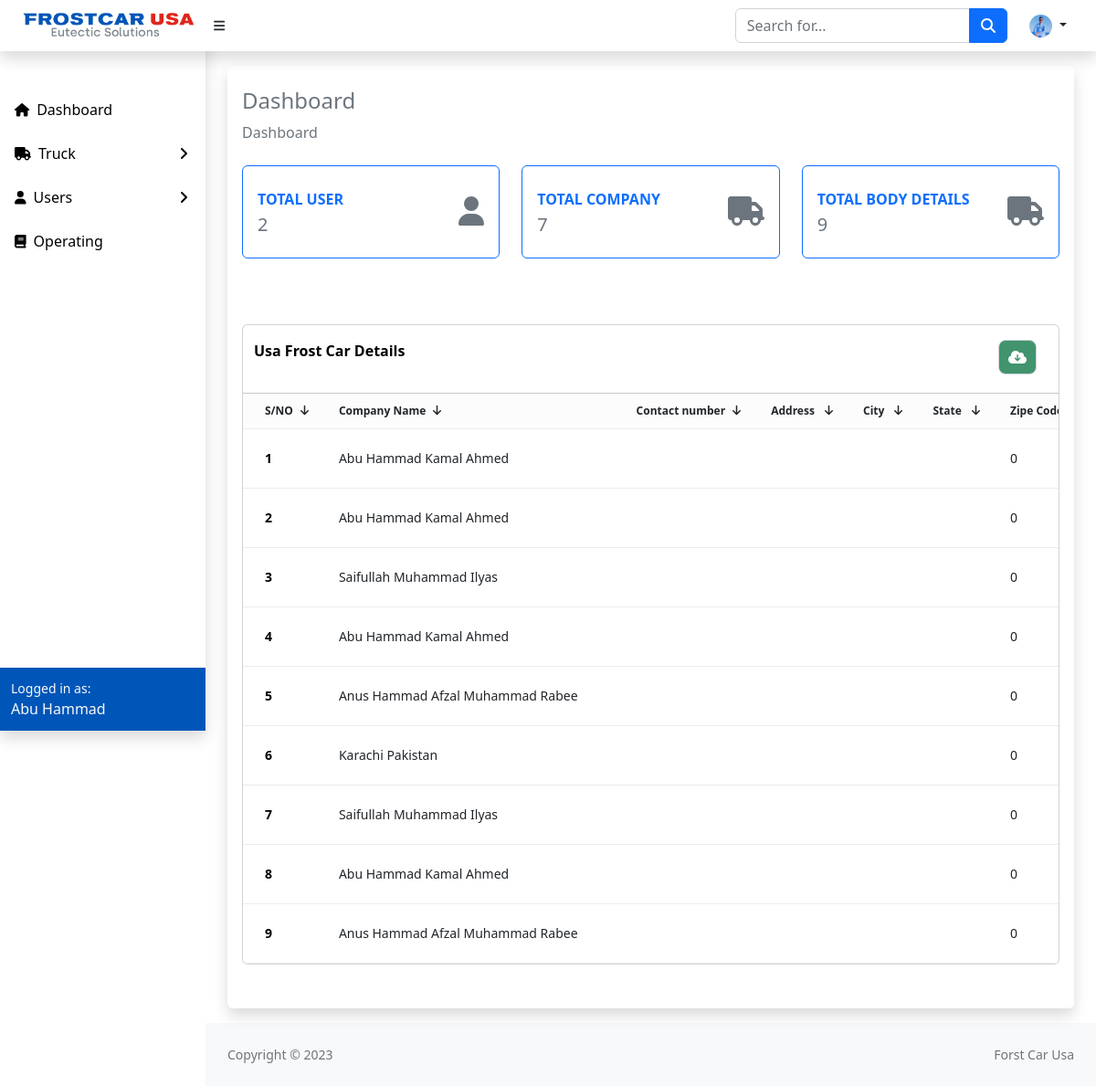
The app's page /index.php (signed in) with its own data.
### tables this page shows
CREATE TABLE `unit_details` (
  `id` int(11) NOT NULL,
  `year` date NOT NULL,
  `company_name` varchar(255) NOT NULL,
  `make` varchar(255) NOT NULL,
  `model` varchar(255) NOT NULL,
  `wheelbase` varchar(255) NOT NULL,
  `vin` varchar(255) NOT NULL,
  `contact_Name` varchar(255) NOT NULL,
  `contact_Num` varchar(255) NOT NULL,
  `fc_Unit_Cost` varchar(255) NOT NULL,
  `fc_Body` varchar(255) NOT NULL,
  `body_Weight` varchar(255) NOT NULL,
  `fc_Model` varchar(255) NOT NULL,
  `exterior_Dimension` varchar(255) NOT NULL,
  `compressor` varchar(255) NOT NULL,
  `comp_Serial` varchar(255) NOT NULL,
  `voltage` varchar(255) NOT NULL,
  `sound_Decibel` varchar(255) NOT NULL,
  `current_FLA` varchar(255) NOT NULL,
  `refrigerant` varchar(255) NOT NULL,
  `condenser` varchar(255) NOT NULL,
  `solenoid` varchar(255) NOT NULL,
  `condenser_Fan` varchar(255) NOT NULL,
  `interior_Lights` varchar(255) NOT NULL,
  `control_Panel` varchar(255) NOT NULL,
  `circuit_Breaker` varchar(255) NOT NULL,
  `electric_Contactor` varchar(255) NOT NULL,
  `part` varchar(255) NOT NULL,
  `eutectic_Plate` varchar(255) NOT NULL,
  `expansion_Valve` varchar(255) NOT NULL,
  `recovery_Tank` varchar(255) NOT NULL,
  `pressure_Control` varchar(255) NOT NULL,
  `sight_Glass` varchar(255) NOT NULL,
  `filter_Drier` varchar(255) NOT NULL,
  `thermostat` varchar(255) NOT NULL,
  `misc` varchar(255) NOT NULL,
  `front_S_Image` varchar(255) NOT NULL,
  `back_S_Image` varchar(255) NOT NULL,
  `left_S_Image` varchar(255) NOT NULL,
  `right_S_Image` varchar(255) NOT NULL,
  `air_Curtains` varchar(255) NOT NULL,
  `back_Camera` varchar(255) NOT NULL,
  `body_Graphic_Warp` varchar(255) NOT NULL,
  `add_Unit_Carrier` varchar(255) NOT NULL,
  `hand_Truck_Stand` varchar(255) NOT NULL,
  `other` varchar(255) NOT NULL,
  `added_on` datetime NOT NULL,
  `added_by` varchar(255) NOT NULL,
  `updated_on` datetime NOT NULL,
  `updated_by` varchar(255) NOT NULL
);

CREATE TABLE `importer_details` (
  `importer_id` int(10) NOT NULL,
  `company_name` varchar(255) NOT NULL,
  `company_contact` varchar(50) DEFAULT NULL,
  `company_address` varchar(255) DEFAULT NULL,
  `company_city` varchar(255) DEFAULT NULL,
  `company_state` varchar(255) DEFAULT NULL,
  `company_zipcode` int(10) DEFAULT NULL,
  `company_telephone` varchar(50) DEFAULT NULL,
  `company_email` varchar(50) DEFAULT NULL,
  `company_direct` varchar(255) DEFAULT NULL,
  `company_port_of_entry` varchar(255) DEFAULT NULL,
  `company_vessel_detail` varchar(255) DEFAULT NULL,
  `company_trucking` varchar(255) DEFAULT NULL,
  `company_misc` varchar(255) DEFAULT NULL,
  `total_cost` varchar(255) DEFAULT NULL,
  `custom_frieght` varchar(255) DEFAULT NULL,
  `added_on` datetime DEFAULT NULL,
  `added_by` varchar(255) DEFAULT NULL,
  `updated_on` datetime DEFAULT NULL,
  `updated_by` varchar(255) DEFAULT NULL
);

### function/function.inc.php (called while the page is built, shortened)
<?php
include "./config/config.php";
function validate($input) {
   return $input;
}
function getCount($tableName) {
   global $conn;
   $table = validate($tableName);
   $query = "SELECT * FROM $table";
   $result = mysqli_query($conn, $query);
   $totalCount = mysqli_num_rows($result);
   return $totalCount;
}
?>

### index.php (the view, shortened to what this page needs)
<?php
include './config/config.php';
require './function/function.inc.php';
include "./includes/header.php";
include "./includes/searchbar.php";
include "./includes/navbar.php";
include "./includes/sidebar.php";
?>
<div class="container-fluid px-4">
    <div class="card my-3 px-3 border-0 shadow">
        <h4 class="mt-4 text-muted">Dashboard</h4>
        <ol class="breadcrumb mb-4">
            <li class="breadcrumb-item text-muted">Dashboard</li>
        </ol>
        <div class="row">
            <div class="col-xl-4 col-md-6 mb-4">
                <div class="card border-primary h-100 py-2">
                    <div class="card-body ">
                        <div class="row no-gutters  align-items-center">
                            <div class="col mr-2">
                                <div class="text-xs fw-bolder  text-primary text-uppercase mb-1">
                                    Total User</div>
                                <div class="h5 mb-0 font-weight-bold text-muted"><?php echo getCount('admin_users'); ?></div>
                            </div>
                            <div class="col-auto">
                                <i class="fas fa-user fa-2x text-muted"></i>
                            </div>
                        </div>
                    </div>
                </div>
            </div>
            <div class="col-xl-4 col-md-6 mb-4">
                <div class="card  border-primary h-100 py-2">
                    <div class="card-body ">
                        <div class="row no-gutters  align-items-center">
                            <div class="col mr-2">
                                <div class="text-xs fw-bolder  text-primary text-uppercase mb-1">
                                    Total Company</div>
                                <div class="h5 mb-0 font-weight-bold text-muted"><?php echo getCount('importer_details'); ?></div>
                            </div>
                            <div class="col-auto">
                                <i class="fas fa-truck fa-2x text-muted"></i>
                            </div>
                        </div>
                    </div>
                </div>
            </div>
            <div class="col-xl-4 col-md-6 mb-4">
                <div class="card  border-primary h-100 py-2">
                    <div class="card-body ">
                        <div class="row no-gutters  align-items-center">
                            <div class="col mr-2">
                                <div class="text-xs fw-bolder  text-primary text-uppercase mb-1">
                                    Total Body Details</div>
                                <div class="h5 mb-0 font-weight-bold text-muted"><?php echo getCount('unit_details'); ?></div>
                            </div>
                            <div class="col-auto">
                                <i class="fas fa-truck text-muted fa-2x "></i>
                            </div>
                        </div>
                    </div>
                </div>
            </div>
        </div>
        <div class="row my-5">
            <div class="col-lg-12 ">
                <div class="card">
                    <div class="row">
                        <div class="col-lg-3 col-md-3 text-start py-3 px-4">
                            <p class="font student">Usa Frost Car Details</p>
                        </div>
                        <div class="col-lg-9 col-md-9 py-3 ">
                            <div class="btn-edit-delete1 text-end px-1">
                                <a href="./excel/complete_expro_file.php" id="export">
                                    <span class="fa-solid fa-cloud-arrow-down export export-btn"> </span>
                                </a>
                            </div>
                        </div>
                    </div>
                    <div class="dov">
                        <div class="table-wrapper">
                            <table class="contain-table">
                                <thead>
                                    <tr>
                                        <th>S/NO<i class="fa-solid fa-arrow-down px-2"></i></th>
                                        <th>Company Name<i class="fa-solid fa-arrow-down px-2"></i></th>
                                        <th>Contact number<i class="fa-solid fa-arrow-down px-2"></i></th>
                                        <th>Address <i class="fa-solid fa-arrow-down px-2"></i></th>
                                        <th>City <i class="fa-solid fa-arrow-down px-2"></i></th>
                                        <th>State <i class="fa-solid fa-arrow-down px-2"></i></th>
                                        <th>Zipe Code<i class="fa-solid fa-arrow-down px-2"></i></th>
                                    </tr>
                                </thead>
                                <tbody id="data-table">
                                    <?php
                                    $sql = "SELECT * FROM `unit_details`
                                    INNER JOIN `importer_details` ON unit_details.company_name = importer_details.company_name";
                                    $result = $conn->query($sql);
                                    $no = 1;
                                    if ($result->num_rows > 0) {
                                        while ($item = $result->fetch_assoc()) {
                                    ?>
                                            <tr>
                                                <td class="font"><?= $no++; ?></td>
                                                <td class="searchable"><?= $item['company_name'] ?></td>
                                                <td><?= $item['company_contact'] ?></td>
                                                <td><?= $item['company_address'] ?></td>
                                                <td><?= $item['company_city'] ?></td>
                                                <td><?= $item['company_state'] ?></td>
                                                <td><?= $item['company_zipcode'] ?></td>
                                            </tr>
                                    <?php  }
                                    } else {
                                        echo '
                                <tr>
                                <td colspan="70" class="text-danger">Data not found</td></tr>
                            ';
                                    } ?>
                                </tbody>
                            </table>
                        </div>
                    </div>
                </div>
            </div>
        </div>
    </div>
</div>
<?php
include "./includes/footer.php";
?>

### includes/header.php (shortened to what this page needs)
<!DOCTYPE html>
<html lang="en">
<head>
    <link href="https://cdn.jsdelivr.net/npm/simple-datatables@7.1.2/dist/style.min.css" rel="stylesheet" />
    <link href="css/styles.css" rel="stylesheet" />
    <link rel="stylesheet" href="css/alertify.css" />
    <link rel="stylesheet" href="css/alertifybootstrap.css" />
    <link rel="stylesheet" href="css/main.css">
</head>
<body class="sb-nav-fixed">
    <nav class="sb-topnav navbar navbar-expand navbar-dark bg-white shadow">
        <a class="navbar-brand ps-3" href="index.php"><img width="200px" src="assets/img/forscar_logo.png" alt=""></a>
        <button class="btn text-black btn-link btn-sm order-1 order-lg-0 me-4 me-lg-0" id="sidebarToggle" href="#!"><i class="text-dark fas fa-bars"></i></button>

### includes/searchbar.php
<form class="d-none d-md-inline-block form-inline ms-auto me-0 me-md-3 my-2 my-md-0">
    <div class="input-group">
        <input class="form-control" type="text" id="search" placeholder="Search for..." aria-label="Search for..." aria-describedby="btnNavbarSearch" />
        <button class="btn btn-primary" id="btnNavbarSearch" type="button"><i class="fas fa-search"></i></button>
    </div>
</form>

### includes/navbar.php (shortened to what this page needs)
<?php
global $conn;
?>
<?php
$select = "SELECT * FROM `admin_users` WHERE `user_email` = '{$_SESSION['user_email']}'";
$result = mysqli_query($conn, $select);
while ($row = mysqli_fetch_assoc($result)) {
?>
    <ul class="navbar-nav  ms-auto me-0 me-md-3 my-2 my-md-0   ms-md-0 me-3 me-lg-4">
        <li class="nav-item dropdown">
            <a class="nav-link dropdown-toggle text-dark " id="navbarDropdown" href="#" role="button" data-bs-toggle="dropdown" aria-expanded="false">
                <img class="rounded-circle" height="25" width="25" src="media/user_images/<?php echo $_SESSION['user_image']; ?>" alt="">
            </a>
        </li>
    <?php } ?>
    </ul>
    </nav>

### includes/sidebar.php (shortened to what this page needs)
<div id="layoutSidenav">
    <div id="layoutSidenav_nav">
        <nav class="sb-sidenav accordion sb-sidenav side-bg bg-nav shadow" id="sidenavAccordion">
            <div class="sb-sidenav-menu">
                <div class="nav">
                    <div class="sb-sidenav-menu-heading"></div>
                    <a class="nav-link hover " href="index.php">
                        <div class="sb-nav-link-icon"><i class="fas fa-home"></i></div>
                        Dashboard
                    </a>
                    <a class="nav-link collapsed hover" href="#" data-bs-toggle="collapse" data-bs-target="#collapseLayouts" aria-expanded="false" aria-controls="collapseLayouts">
                        <div class="sb-nav-link-icon "><i class="fa-solid fa-truck"></i></div>
                        Truck
                        <div class="sb-sidenav-collapse-arrow "><i class="fas fa-angle-down"></i></div>
                    </a>
                    <?php
                    if (($_SESSION['user_type']) == "Admin") {
                        echo '
                    <a class="nav-link collapsed hover" href="#" data-bs-toggle="collapse" data-bs-target="#collapseLayouts1" aria-expanded="false" aria-controls="collapseLayouts1">
                        <div class="sb-nav-link-icon "><i class="fa-solid fa-user"></i></div>
                        Users
                        <div class="sb-sidenav-collapse-arrow "><i class="fas fa-angle-down"></i></div>
                    </a>
                    <div class="collapse " id="collapseLayouts1" aria-labelledby="headingOne" data-bs-parent="#sidenavAccordion">
                        <nav class="sb-sidenav-menu-nested nav">
                            <a class="nav-link hover  " href="user.php">User Add</a>
                            <a class="nav-link hover " href="uservewi.php">User View</a>
                        </nav>
                    </div>
                    ';
                    } ?>
                    <a class="nav-link hover " href="operatin.php">
                        <div class="sb-nav-link-icon"><i class="fas fa-book"></i></div>
                        Operating
                    </a>
                </div>
            </div>
            <div class="sb-sidenav-footer  bg-side-foter text-light">
                <div class="small">Logged in as:</div>
                <?php echo $_SESSION['user_fullname']; ?>
            </div>
        </nav>
    </div>
    <div id="layoutSidenav_content">
        <main>

### includes/footer.php (shortened to what this page needs)
</main>
<footer class="py-4 bg-light mt-auto">
    <div class="container-fluid px-4">
        <div class="d-flex align-items-center justify-content-between small">
            <div class="text-muted">Copyright &copy; 2023 </div>
            <div>
                <div class="text-muted">Forst Car Usa</div>
            </div>
        </div>
    </div>
</footer>
</div>
</div>
</body>
</html>

### css/main.css (style rules this page uses)
.hover { text-decoration: none; list-style: none; color: black; }
.font { font-weight: bold; color: black; }
.export { margin-right: 20px; }
.export-btn { background: #41946D; border: 1px solid #D0D5DD; border-radius: 8px; padding: 10px; color: white; }
table th { position: sticky; top: 0px; background: #FCFCFD; border-bottom: 1px solid #EAECF0; padding-top: 10px; padding-bottom: 10px; font-size: 12px; padding-left: 24px; }
table td { padding-right: 40px; padding-top: 7px; padding-bottom: 7px; padding-left: 24px; font-weight: 400; font-size: 14px; }
table tr { border-bottom: 1px solid #EAECF0; }
.table-wrapper { max-height: 88vh; overflow-y: auto scroll; max-width: 100%; overflow-x: scroll; text-align: start; padding-right: 24px; }
table { min-width: max-content; }
.bg-nav { background-color: white; }
.bg-side-foter { background-color: #0055B8; }

### records on screen
unit_details: importer_details.company_name "Abu Hammad Kamal Ahmed", importer_details.company_zipcode "0"
unit_details: importer_details.company_name "Abu Hammad Kamal Ahmed", importer_details.company_zipcode "0"
unit_details: importer_details.company_name "Saifullah Muhammad Ilyas", importer_details.company_zipcode "0"
unit_details: importer_details.company_name "Abu Hammad Kamal Ahmed", importer_details.company_zipcode "0"
unit_details: importer_details.company_name "Anus Hammad Afzal Muhammad Rabee", importer_details.company_zipcode "0"
unit_details: importer_details.company_name "Karachi Pakistan", importer_details.company_zipcode "0"
unit_details: importer_details.company_name "Saifullah Muhammad Ilyas", importer_details.company_zipcode "0"
unit_details: importer_details.company_name "Abu Hammad Kamal Ahmed", importer_details.company_zipcode "0"
unit_details: importer_details.company_name "Anus Hammad Afzal Muhammad Rabee", importer_details.company_zipcode "0"

### other values on screen
$_SESSION['user_fullname'] "Abu Hammad"
getCount('admin_users') "2"
getCount('importer_details') "7"
getCount('unit_details') "9"
